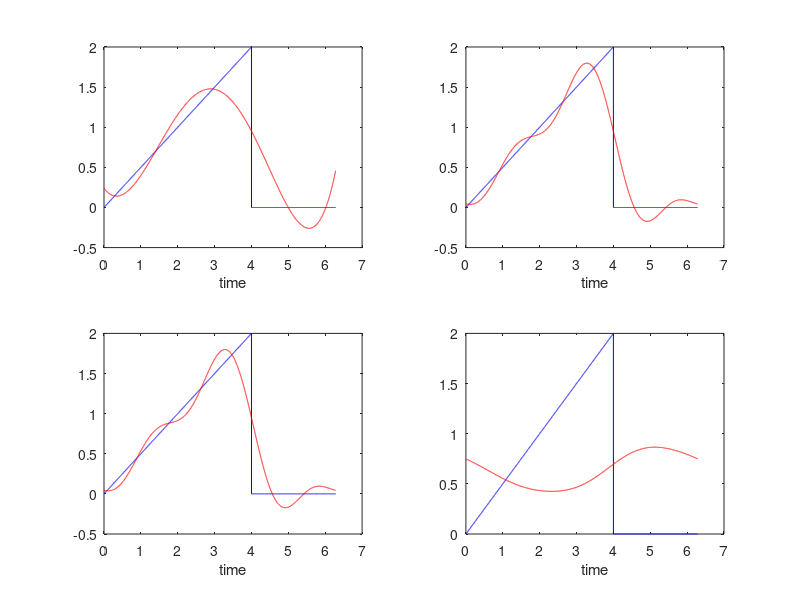

Write MATLAB code to recreate this figure.
format compact; format shortG; clear; clc; % Curve Fitting
t = (1:10000)' / 10000 * 2*pi + 1e-6;
x = t/2 .* (t<4);

disp("1) with a power series")
subplot(221);
B = [t.^0, t, t.^2, t.^3, t.^4, t.^5];
A = inv(B'*B)*B'*x
plot(t,x,'b',t,B*A,'r')
xlabel('time');

disp("2) using a Fourier Series")
subplot(222);
B = [t.^0, cos(t), sin(t), cos(2*t), sin(2*t), cos(3*t), sin(3*t)];
A = inv(B'*B)*B'*x
plot(t,x,'b',t,B*A,'r')
xlabel('time');

disp("3) using a Fourier Series (take 2)")
subplot(223);
a0 = mean(x)
a1 = 2*mean(x .* cos(t))
b1 = 2*mean(x .* sin(t))
a2 = 2*mean(x .* cos(2*t))
b2 = 2*mean(x .* sin(2*t))
a3 = 2*mean(x .* cos(3*t))
b3 = 2*mean(x .* sin(3*t))
A = [a0,a1,b1,a2,b2,a3,b3]';
plot(t,x,'b',t,B*A,'r')
xlabel('time');

disp("4-8) Superposition")
subplot(224);
y = @(s,X) X / (4*s^2 + 2*s +1);
Y0 = y(j*0, a0) % 4
Y1 = y(j*1, a1 - j*b1) % 5
Y2 = y(j*2, a2 - j*b2) % 6
Y3 = y(j*3, a3 - j*b3) % 7
y0 = Y0;
y1 = real(Y1)*cos(t) - imag(Y1)*sin(t);
y2 = real(Y2)*cos(2*t) - imag(Y2)*sin(2*t);
y3 = real(Y3)*cos(3*t) - imag(Y3)*sin(3*t);
y = y0 + y1 + y2 + y3;
plot(t,x,'b',t,y,'r');
xlabel('time');
